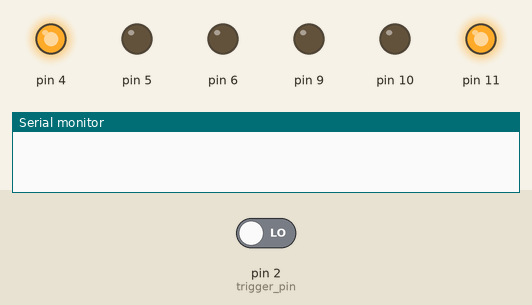
Simulated run of this sketch. Board: Arduino Mega 2560, built with avr-gcc and run on an emulated ATmega2560. Parts: output pins drawn as LEDs (lit = HIGH), the last lines printed to the serial monitor. The inputs (shaded band) are chosen by the test bench; at power-on: pin 2 (trigger_pin) LOW.

Above: at 1.2 s.
1.3 s: pin 2 (trigger_pin) driven HIGH
At 3.1 s:
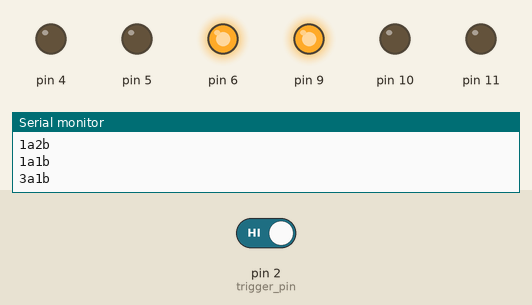
At 8.1 s:
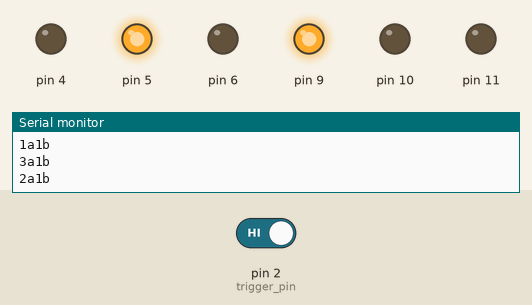
Timing chart, 0 to 10.5 s (numbered marks = the images above; inputs shaded):
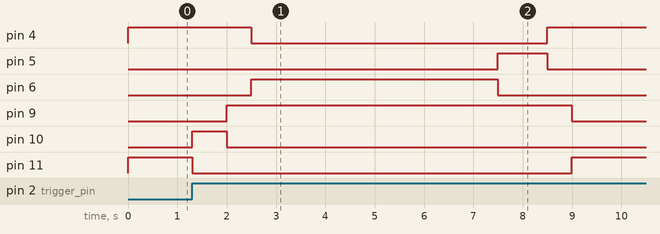

Measured:
- after the input at 1.3 s, pin 4: HIGH → LOW after 1.2 s, → HIGH 6.0 s later; pin 5: LOW → HIGH after 6.2 s, → LOW 1.0 s later; pin 6: LOW → HIGH after 1.2 s, → LOW 5.0 s later; pin 9: LOW → HIGH after 0.70 s, → LOW 7.0 s later; pin 10: LOW → HIGH at once, → LOW 0.70 s later

The sketch:

smart_trafficlight.ino
```cpp
#include "trafficlight.h"

#define DELAY 5 //in seconds
#define DELAYCOUNT (DELAY*2+3)


int trigger_pin = 2;
Trafficlight trafficlight1(4,5,6); //ambulance trafficlight
Trafficlight trafficlight2(9,10,11);

char timerCount = 0; //Used to extend the duration of timer
bool inTransition = 0; //for debounce

void setup(){
    Serial.begin(115200);

    //setup switch interrupt
    pinMode(trigger_pin,INPUT);
    attachInterrupt(digitalPinToInterrupt(trigger_pin),switchISR,RISING);

    //setup initial states
    trafficlight1.clear();
    trafficlight1.stop();
    trafficlight2.clear();
    trafficlight2.go();

    //set up timer interrupt
    cli();          // disable global interrupts
    TCCR1A = 0;     // clear ctrl register A
    TCCR1B = 0;     // clear ctrl register B
    OCR1A = 31249;  //set capture at every 0.5sec.
    TCCR1B |= (1 << WGM12);  //set capture mode
    TCCR1B |= (1 << CS12);   //256 prescale
    sei();          // enable global interrupts

}

void loop(){
    //empty loop.
}

void switchISR(){
    if(timerCount==0 && !inTransition){
     	Serial.println("b1t");
     	TIMSK1 |= (1 << OCIE1A); //enable timer interrupt
     	inTransition = 1;
    }
}

ISR(TIMER1_COMPA_vect){
    if(timerCount == 0){
    	trafficlight2.clear();
        trafficlight2.ready();
        Serial.println("1a2b");
    }
    else if(timerCount == 2){ //1000 ms
    	trafficlight2.stop();
        Serial.println("1a1b");
    }
    else if(timerCount == 3){ //1500 ms
    	trafficlight1.go();
    	Serial.println("3a1b");
    }
    else if(timerCount == DELAYCOUNT){//6500 ms
    	trafficlight1.clear();
        trafficlight1.ready();
        Serial.println("2a1b");
    }
    else if(timerCount == (DELAYCOUNT+2)){//7500 ms
    	trafficlight1.stop();
        Serial.println("1a1b");
    }
    else if(timerCount == (DELAYCOUNT+3)){//8000 ms
    	trafficlight2.go();
        Serial.println("1a3b");
        timerCount = -1;
        inTransition = 0;
        TIMSK1 &= ~(1 << OCIE1A);
    }
    timerCount ++;
}
```
